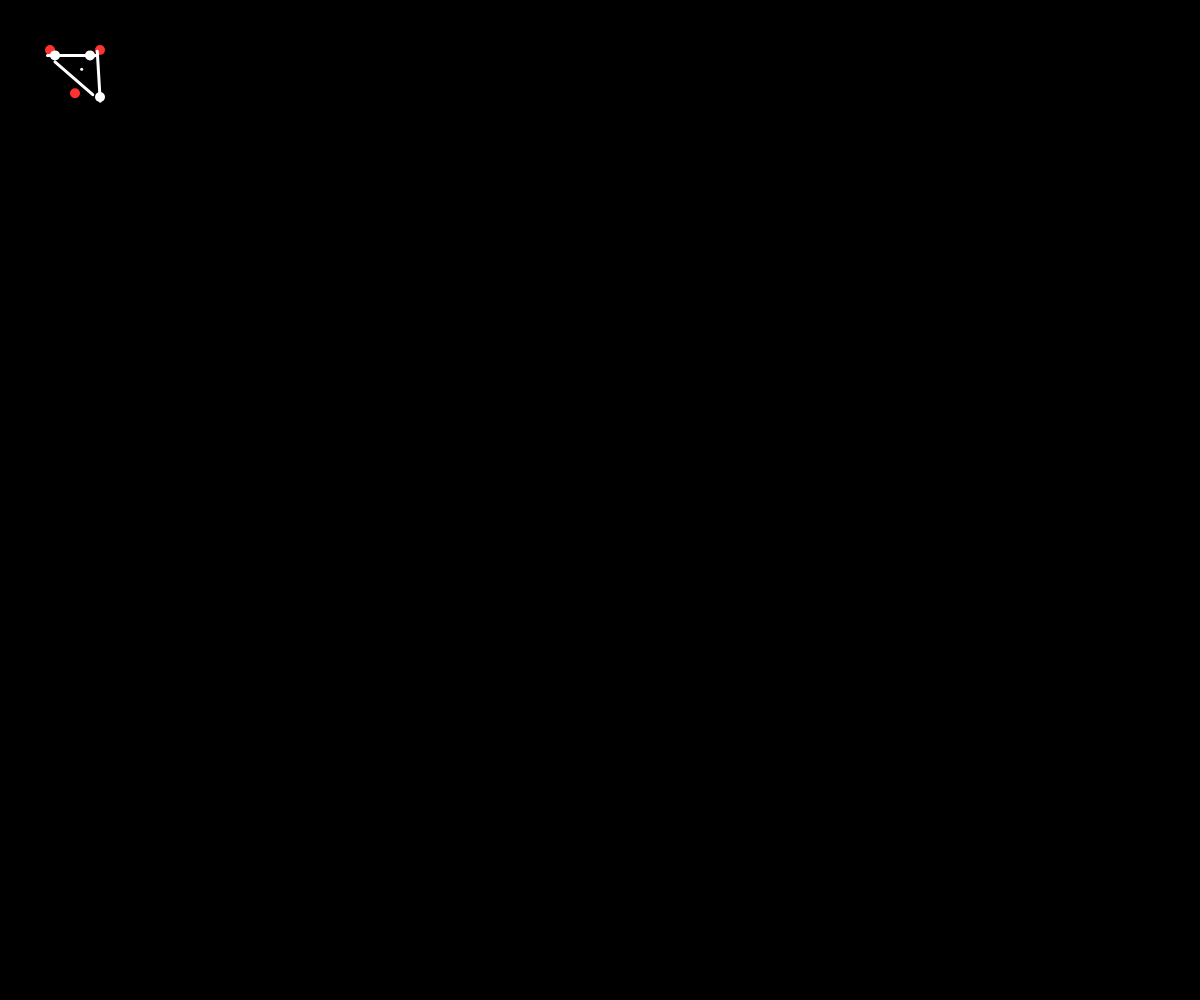
Frame 1 (no input)
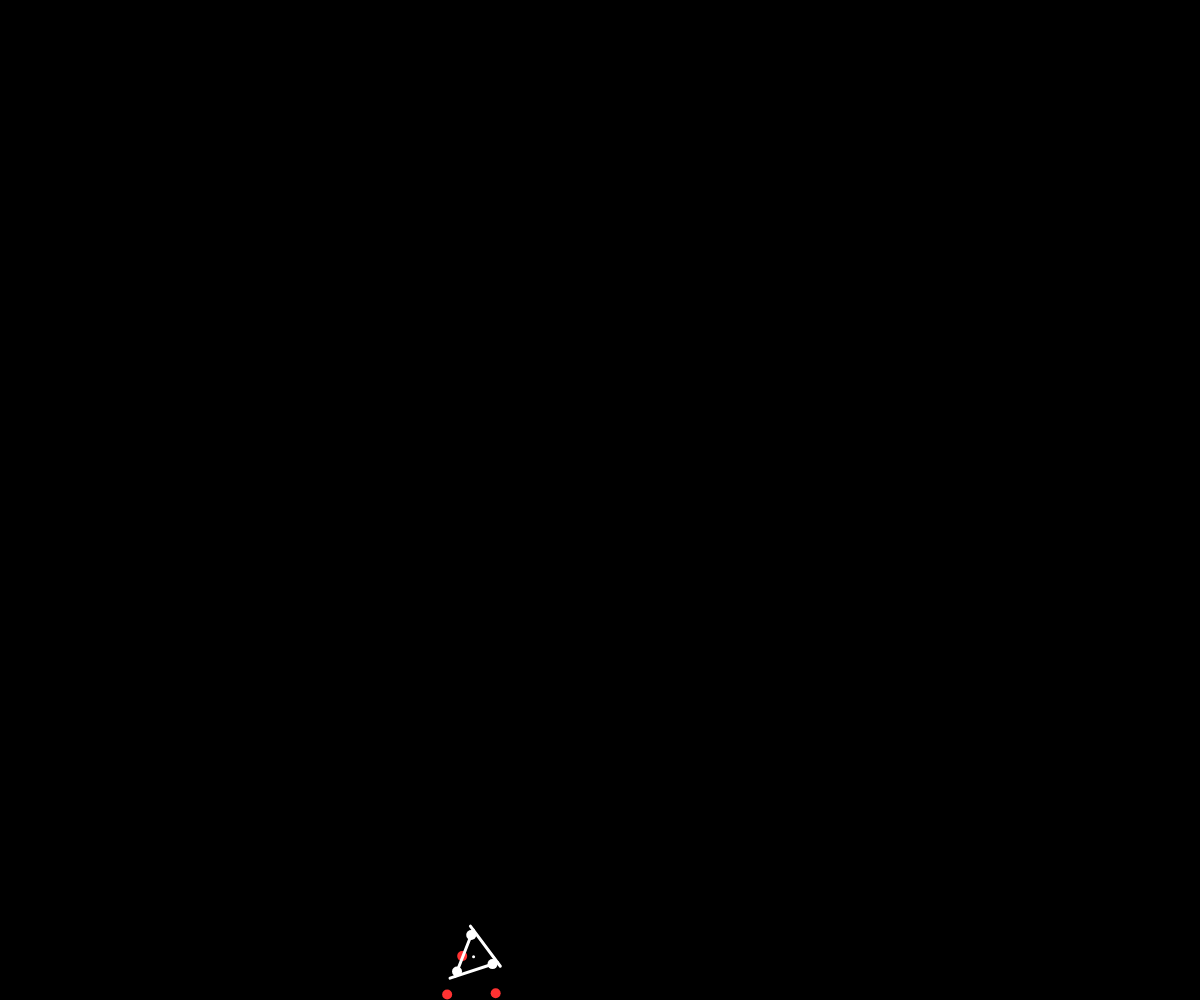
Frame 60 (no input)
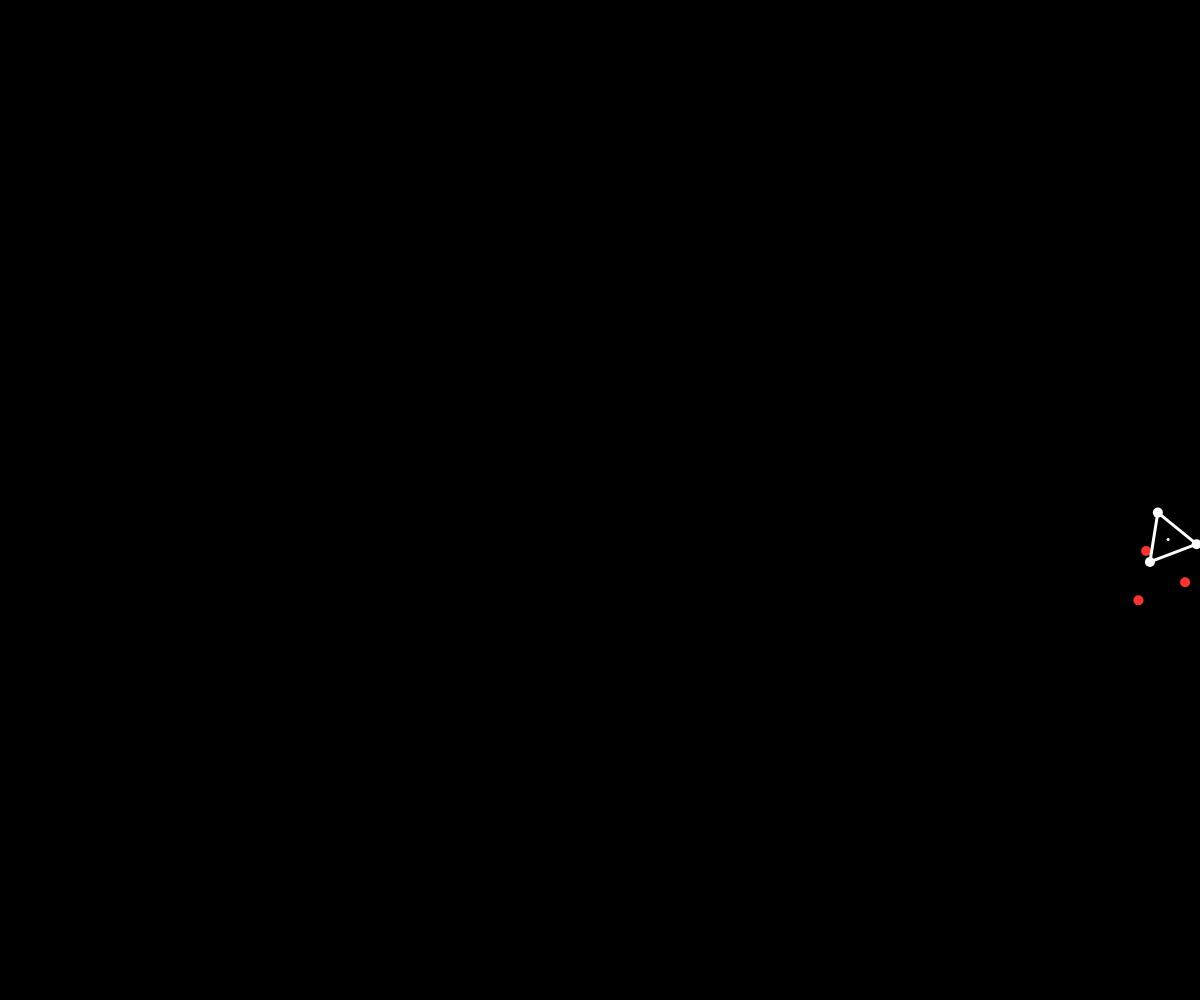
Frame 120 (the mouse pressed at the canvas centre since frame 60)

The p5.js sketch that drew these frames (run headless with seeded random() and noise() and a simulated clock; from frame 60 on, the mouse is pressed at the canvas centre):

// p5.js sketch
// ── sketch.js
var particles = []
var rods = []

var g = -0.4;
var restitution = 0.99;
var friction = 0.3;

var tolerance = 0.5;
var particle_radius = 5;
var floor;

function setup(){
	createCanvas(windowWidth,windowHeight);
	frameRate(60);
	floor = height - particle_radius;

	particles[0] = new Particle(50,50,45,45);
	particles[1] = new Particle(100,50,110,45);
	particles[2] = new Particle(75,50+25*sqrt(3),50,90);

	rods[0] = new Rod(particles[0], particles[1]);
	rods[1] = new Rod(particles[1], particles[2]);
	rods[2] = new Rod(particles[2], particles[0]);

}

function draw(){
	background(0);
	for (var i = 0; i < particles.length; i++){
		p = particles[i];
		if(p !=  null){
			p.update();
			p.constra();
			p.renderShadow();
			p.render();
		}
	}
	for (var i = 0; i < rods.length; i++){
		r = rods[i]
		if(r != null){
			r.update();
			r.render();
		}
	}
	var midx = 0, midy = 0;
	for (var i = 0; i < particles.length; i++){
		p = particles[i];
		midx += p.x; midy += p.y;
	}
	midx /= 3; midy /= 3;
	point(midx,midy);
}

function mousePressed(){
	var forceFactor = 0.05;

	var midx = 0, midy = 0;
	for (var i = 0; i < particles.length; i++){
		p = particles[i];
		midx += p.x; midy += p.y;
	}
	midx /= 3; midy /= 3;
	var dx = midx - mouseX;
	var dy = midy - mouseY;
	for (var i = 0; i < particles.length; i++){
		p = particles[i];
		p.ox += dx * forceFactor;
		p.oy += dy * forceFactor;
	}

}

class Particle{

	constructor(x, y, ox, oy){
		this.x = x; this.y = y; this.ox = ox; this.oy = oy;
	}

	update(){
		var vx = this.x - this.ox;
		var vy = this.y - this.oy;

    //apply friction when contacting floor
	    if(abs(this.y - floor) < tolerance) vx *= 1 - friction;
	    
	    this.ox = this.x;
	    this.oy = this.y;
	    this.x += vx;
	    this.y += vy;
	    this.y -= g;
		}

		constra(){
		var vx = this.x - this.ox;
		var vy = this.y - this.oy;

		if(this.y > floor){
			this.y = floor;
			this.oy = this.y + vy * restitution;
		}
		else if(this.y < 0){
			this.y = 0;
			this.oy = this.y + vy * restitution;
		}
		if(this.x > width){
			this.x = width;
			this.ox = this.x + vx * restitution;
		}
		else if(this.x < 0){
			this.x = 0;
			this.ox = this.x + vx * restitution;
		}
	}

	render(){
		stroke(255); strokeWeight(particle_radius*2);
		point(this.x,this.y);
	}

	renderShadow(){
		stroke(255,50,50); strokeWeight(particle_radius*2);
		point(this.ox,this.oy);
	}

}

class Rod{

	constructor(p1, p2){
		this.p1 = p1; this.p2 = p2;
		this.len = dist(p1.x, p1.y, p2.x, p2.y);
	}

	update(){
		var dx = this.p1.x - this.p2.x;
		var dy = this.p1.y - this.p2.y;
		var dist = sqrt(dx*dx + dy*dy);
		var dl = this.len - dist;
		var offsetX = dx * dl/dist/2;
		var offsetY = dy * dl/dist/2;

		this.p1.x += offsetX;
		this.p1.y += offsetY;
		this.p2.x -= offsetX;
		this.p2.y -= offsetY;
	}

	render(){
		stroke(255); strokeWeight(3);
		line(this.p1.x, this.p1.y, this.p2.x, this.p2.y);
	}
}
